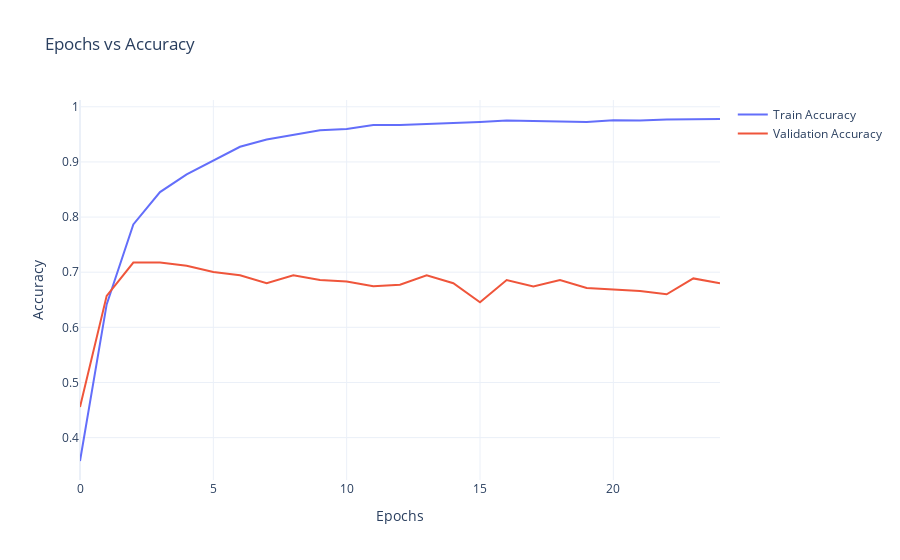

The code cell stored with this chart in its notebook:
### Code cell
# Answer here
import plotly.graph_objects as go
fig = go.Figure()

fig.add_trace(go.Scatter(x=training_log['epoch'], y=training_log['accuracy'], mode='lines', name='Train Accuracy'))
fig.add_trace(go.Scatter(x=training_log['epoch'], y=training_log['val_accuracy'], mode='lines', name='Validation Accuracy'))

fig.update_layout(
    title='Epochs vs Accuracy',
    xaxis=dict(title='Epochs'),
    yaxis=dict(title='Accuracy'),
    template='plotly_white'
)

fig.show()

### Figure 1 — Plotly figure (JSON) as saved in the notebook; plotly's stock layout.template omitted (floating-point values rounded to 4 significant figures)
{"data": [{"mode": "lines", "name": "Train Accuracy", "type": "scatter", "x": [0, 1, 2, 3, 4, 5, 6, 7, 8, 9, 10, 11, 12, 13, 14, 15, 16, 17, 18, 19, 20, 21, 22, 23, 24], "y": [0.3576, 0.6416, 0.7866, 0.8453, 0.8774, 0.9031, 0.9275, 0.9408, 0.9493, 0.9574, 0.9596, 0.9671, 0.9668, 0.9684, 0.9707, 0.9726, 0.9751, 0.974, 0.9729, 0.9726, 0.9756, 0.9751, 0.977, 0.977, 0.9779]}, {"mode": "lines", "name": "Validation Accuracy", "type": "scatter", "x": [0, 1, 2, 3, 4, 5, 6, 7, 8, 9, 10, 11, 12, 13, 14, 15, 16, 17, 18, 19, 20, 21, 22, 23, 24], "y": [0.4553, 0.6571, 0.7176, 0.7176, 0.7118, 0.7003, 0.6945, 0.6801, 0.6945, 0.6859, 0.683, 0.6744, 0.6772, 0.6945, 0.6801, 0.6455, 0.6859, 0.6744, 0.6859, 0.6715, 0.6686, 0.6657, 0.6599, 0.6888, 0.6801]}], "layout": {"title": {"text": "Epochs vs Accuracy"}, "xaxis": {"title": {"text": "Epochs"}}, "yaxis": {"title": {"text": "Accuracy"}}}}
